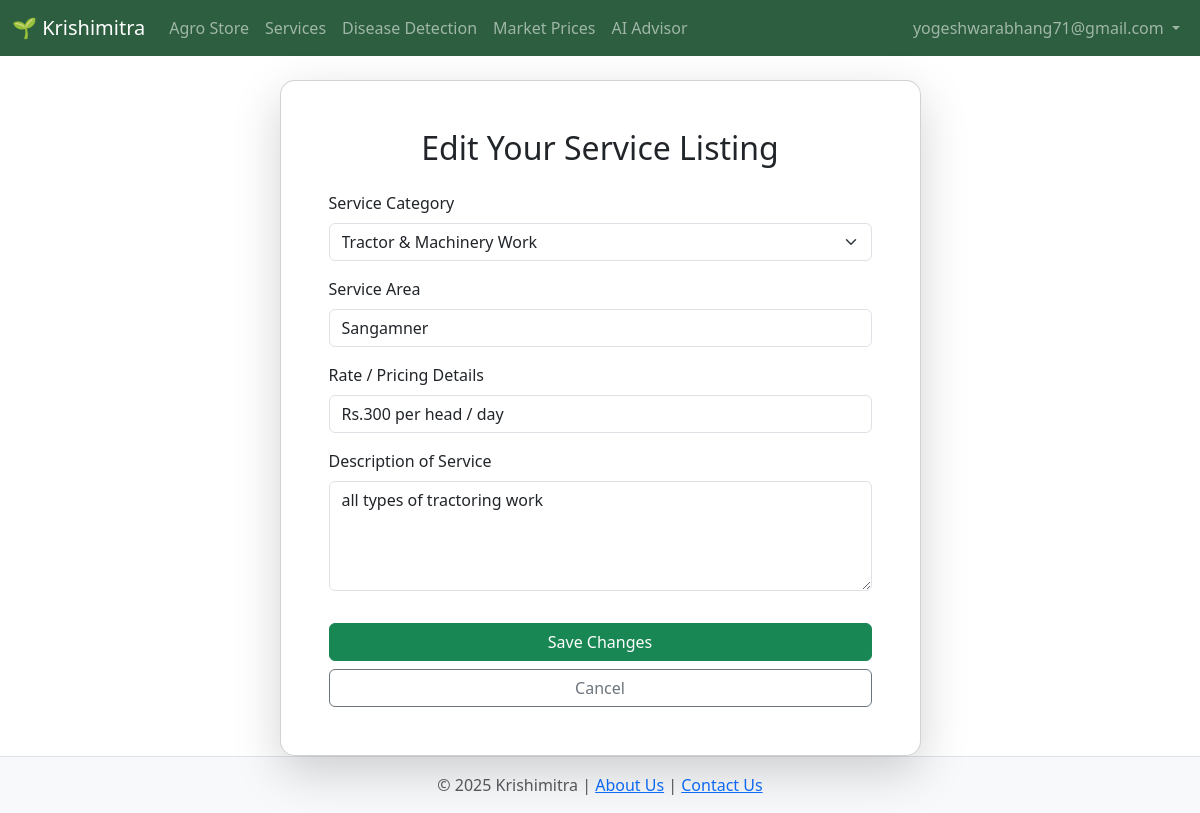
The app's page /edit_service/2 (signed in) with its own data.
### app.py (models this page shows)
class Service(db.Model):
    id = db.Column(db.Integer, primary_key=True)
    service_type = db.Column(db.String(100), nullable=False)
    description = db.Column(db.Text, nullable=False)
    price_details = db.Column(db.String(200), nullable=False)
    location = db.Column(db.String(150), nullable=False)
    provider_id = db.Column(db.Integer, db.ForeignKey('user.id'), nullable=False)

### app.py (the view, shortened to what this page needs)
@app.route('/edit_service/<int:service_id>', methods=['GET', 'POST'])
@login_required
def edit_service(service_id):
    service = Service.query.get_or_404(service_id)
    if service.provider_id != session.get('user_id'):
        flash('You are not authorized to edit this service.', 'error')
        return redirect(url_for('dashboard'))
    return render_template('edit_service.html', service=service)

### app.py (called while the page is built)
def login_required(f):
    @wraps(f)
    def decorated_function(*args, **kwargs):
        if 'user_id' not in session:
            flash('Please log in to access this page.', 'error')
            return redirect(url_for('login'))
        return f(*args, **kwargs)
    return decorated_function

### templates/edit_service.html (shortened to what this page needs)
{% extends 'base.html' %}
{% block content %}
<div class="row justify-content-center mt-4">
    <div class="col-md-8 col-lg-7">
        <div class="card shadow-lg">
            <div class="card-body p-4 p-md-5">
                <h2 class="card-title text-center mb-4">Edit Your Service Listing</h2>
                <form method="POST">
                    <div class="mb-3">
                        <label for="service_type" class="form-label">Service Category</label>
                        <select class="form-select" id="service_type" name="service_type" required>
                            <option value="Tractor & Machinery Work" {% if service.service_type == 'Tractor & Machinery Work' %}selected{% endif %}>Tractor & Machinery Work</option>
                        </select>
                    </div>
                    <div class="mb-3">
                        <label for="location" class="form-label">Service Area</label>
                        <input type="text" class="form-control" id="location" name="location" value="{{ service.location }}" placeholder="e.g., Pune, Nashik District, Rahuri Taluka" required>
                    </div>
                    <div class="mb-3">
                        <label for="price_details" class="form-label">Rate / Pricing Details</label>
                        <input type="text" class="form-control" id="price_details" name="price_details" value="{{ service.price_details }}" placeholder="e.g., ₹800 per hour, ₹500 per person per day" required>
                    </div>
                    <div class="mb-3">
                        <label for="description" class="form-label">Description of Service</label>
                        <textarea class="form-control" id="description" name="description" rows="4" required>{{ service.description }}</textarea>
                    </div>
                    <button type="submit" class="btn btn-success w-100 mt-3">Save Changes</button>
                    <a href="{{ url_for('dashboard') }}" class="btn btn-outline-secondary w-100 mt-2">Cancel</a>
                </form>
            </div>
        </div>
    </div>
</div>
{% endblock %}

### static/css/style.css (style rules this page uses)
.card.shadow-lg { border-radius: 15px; box-shadow: 0 8px 20px rgba(0, 0, 0, 0.15); }
.form-control, .form-select { transition: border-color 0.3s ease, box-shadow 0.3s ease; }

### records on screen
Service: service_type "Tractor & Machinery Work", location "Sangamner", price_details "Rs.300 per head / day", description "all types of tractoring work"

### other values on screen
{{ session.get('user_email') }} "yogeshwarabhang71@gmail.com"
